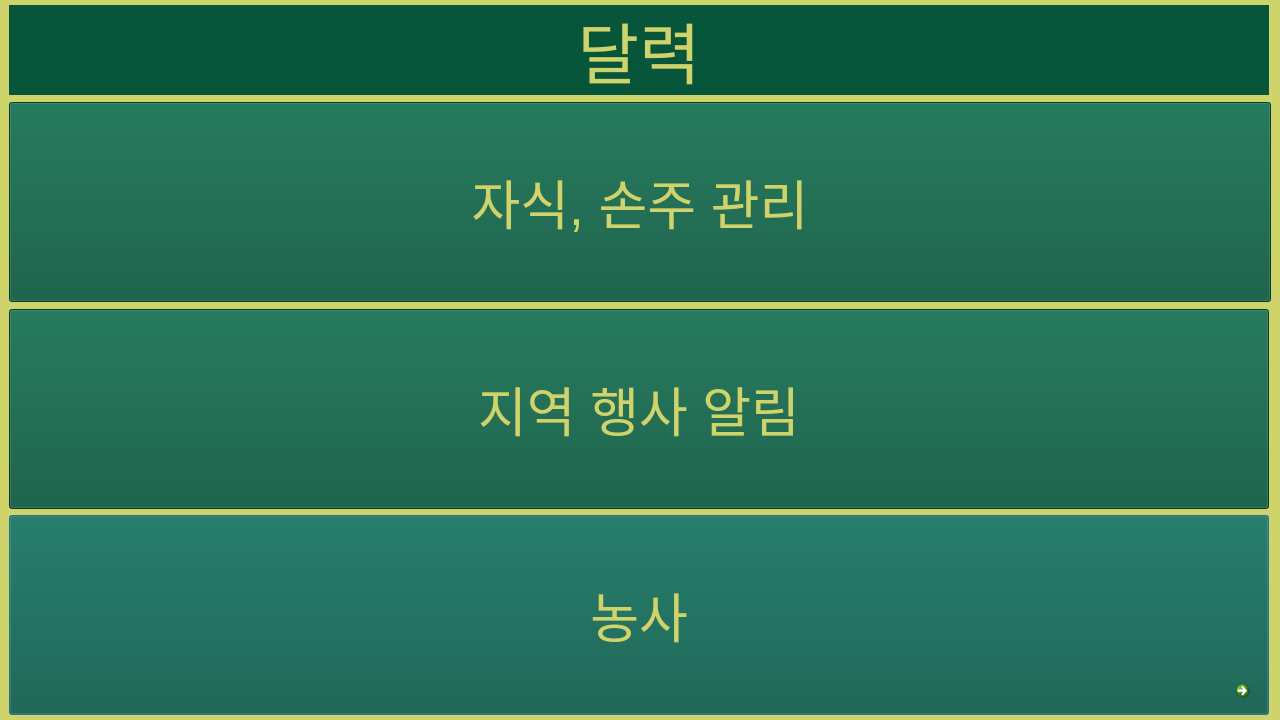
<?xml version="1.0" encoding="UTF-8"?>
<ui version="4.0">
 <class>Dialog</class>
 <widget class="QDialog" name="Dialog">
  <property name="geometry">
   <rect>
    <x>0</x>
    <y>0</y>
    <width>1280</width>
    <height>720</height>
   </rect>
  </property>
  <property name="minimumSize">
   <size>
    <width>1280</width>
    <height>720</height>
   </size>
  </property>
  <property name="windowTitle">
   <string>나는 너무 바빠</string>
  </property>
  <property name="styleSheet">
   <string notr="true">background-color: rgb(206, 212, 106);</string>
  </property>
  <widget class="QPushButton" name="pushButton_3">
   <property name="geometry">
    <rect>
     <x>9</x>
     <y>515</y>
     <width>1260</width>
     <height>200</height>
    </rect>
   </property>
   <property name="minimumSize">
    <size>
     <width>1260</width>
     <height>200</height>
    </size>
   </property>
   <property name="font">
    <font>
     <pointsize>40</pointsize>
    </font>
   </property>
   <property name="styleSheet">
    <string notr="true">background-color: rgb(7, 85, 59);
color: rgb(206, 212, 106);</string>
   </property>
   <property name="text">
    <string>농사</string>
   </property>
  </widget>
  <widget class="QLabel" name="label">
   <property name="geometry">
    <rect>
     <x>9</x>
     <y>5</y>
     <width>1260</width>
     <height>90</height>
    </rect>
   </property>
   <property name="minimumSize">
    <size>
     <width>1260</width>
     <height>90</height>
    </size>
   </property>
   <property name="font">
    <font>
     <pointsize>50</pointsize>
    </font>
   </property>
   <property name="styleSheet">
    <string notr="true">background-color: rgb(7, 85, 59);
color: rgb(206, 212, 106);</string>
   </property>
   <property name="text">
    <string>달력</string>
   </property>
   <property name="alignment">
    <set>Qt::AlignCenter</set>
   </property>
  </widget>
  <widget class="QPushButton" name="pushButton">
   <property name="geometry">
    <rect>
     <x>9</x>
     <y>309</y>
     <width>1260</width>
     <height>200</height>
    </rect>
   </property>
   <property name="minimumSize">
    <size>
     <width>1260</width>
     <height>200</height>
    </size>
   </property>
   <property name="font">
    <font>
     <pointsize>40</pointsize>
    </font>
   </property>
   <property name="styleSheet">
    <string notr="true">background-color: rgb(7, 85, 59);
color: rgb(206, 212, 106);</string>
   </property>
   <property name="text">
    <string>지역 행사 알림</string>
   </property>
  </widget>
  <widget class="QWidget" name="layoutWidget">
   <property name="geometry">
    <rect>
     <x>9</x>
     <y>101</y>
     <width>1262</width>
     <height>202</height>
    </rect>
   </property>
   <layout class="QHBoxLayout" name="horizontalLayout">
    <item>
     <widget class="QPushButton" name="pushButton_2">
      <property name="minimumSize">
       <size>
        <width>1260</width>
        <height>200</height>
       </size>
      </property>
      <property name="font">
       <font>
        <pointsize>40</pointsize>
       </font>
      </property>
      <property name="styleSheet">
       <string notr="true">background-color: rgb(7, 85, 59);
color: rgb(206, 212, 106);</string>
      </property>
      <property name="text">
       <string>자식, 손주 관리</string>
      </property>
     </widget>
    </item>
   </layout>
  </widget>
  <widget class="QCommandLinkButton" name="commandLinkButton">
   <property name="geometry">
    <rect>
     <x>1228</x>
     <y>673</y>
     <width>40</width>
     <height>40</height>
    </rect>
   </property>
   <property name="text">
    <string/>
   </property>
  </widget>
 </widget>
 <resources/>
 <connections>
  <connection>
   <sender>commandLinkButton</sender>
   <signal>clicked()</signal>
   <receiver>Dialog</receiver>
   <slot>nachHause_click_open()</slot>
   <hints>
    <hint type="sourcelabel">
     <x>1253</x>
     <y>703</y>
    </hint>
    <hint type="destinationlabel">
     <x>1258</x>
     <y>719</y>
    </hint>
   </hints>
  </connection>
  <connection>
   <sender>pushButton_3</sender>
   <signal>clicked()</signal>
   <receiver>Dialog</receiver>
   <slot>M2_Yam_Yam_click_open()</slot>
   <hints>
    <hint type="sourcelabel">
     <x>502</x>
     <y>670</y>
    </hint>
    <hint type="destinationlabel">
     <x>511</x>
     <y>763</y>
    </hint>
   </hints>
  </connection>
 </connections>
 <slots>
  <slot>slot1()</slot>
  <slot>bitteWetter()</slot>
  <slot>nachHause_click_open()</slot>
  <slot>M2_Yam_Yam_click_open()</slot>
 </slots>
</ui>
